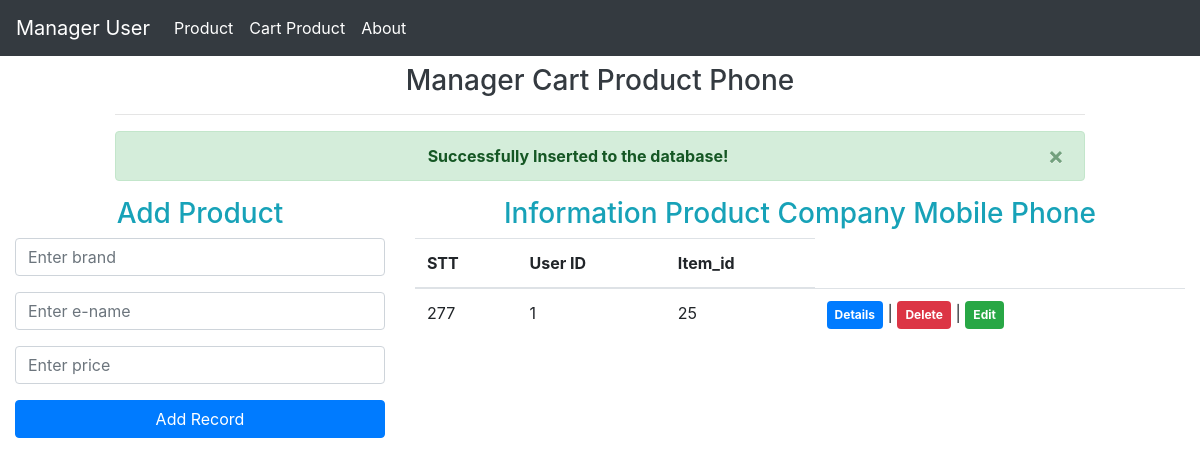
Page /admin/cart.php (signed in) on the committed database.
### tables this page shows
CREATE TABLE `cart` (
  `cart_id` int(11) NOT NULL,
  `user_id` int(11) NOT NULL,
  `item_id` int(11) NOT NULL
);

### admin/actionCart.php (called while the page is built, shortened)
<?php
	$update=false;
	$cart="";
	$user="";
	$item="";
?>

### admin/cart.php (the view, shortened to what this page needs)
<?php
  include 'actionCart.php';
?>
<!DOCTYPE html>
<html lang="en">
<head>
  <link rel="stylesheet" href="https://maxcdn.bootstrapcdn.com/bootstrap/4.1.3/css/bootstrap.min.css">
  <link rel="stylesheet" type="text/css" href="https://cdn.datatables.net/v/bs4/dt-1.10.18/datatables.min.css" />
</head>
<body>
  <nav class="navbar navbar-expand-md bg-dark navbar-dark">
    <a class="navbar-brand" href="index.php">Manager User</a>
    <div class="collapse navbar-collapse" id="collapsibleNavbar">
      <ul class="navbar-nav">
        <li class="nav-item active">
          <a class="nav-link" href="product.php">Product</a>
        </li>
        <li class="nav-item active">
          <a class="nav-link" href="cart.php">Cart Product</a>
        </li>
        <li class="nav-item active">
          <a class="nav-link" href="about.php">About</a>
        </li>
      </ul>
    </div>
  </nav>
  <div class="container-fluid">
    <div class="row justify-content-center">
      <div class="col-md-10">
        <h3 class="text-center text-dark mt-2">Manager Cart Product Phone</h3>
        <hr>
        <?php if (isset($_SESSION['response'])) { ?>
        <div class="alert alert-<?= $_SESSION['res_type']; ?> alert-dismissible text-center">
          <button type="button" class="close" data-dismiss="alert">&times;</button>
          <b><?= $_SESSION['response']; ?></b>
        </div>
        <?php } unset($_SESSION['response']); ?>
      </div>
    </div>
    <div class="row">
      <div class="col-md-4">
        <h3 class="text-center text-info">Add Product</h3>
        <form action="actionCart.php" method="post" enctype="multipart/form-data">
          <div class="form-group">
            <input type="text" name="cart" value="<?= $cart; ?>" class="form-control" placeholder="Enter brand" required>
          </div>
          <div class="form-group">
            <input type="text" name="user" value="<?= $user; ?>" class="form-control" placeholder="Enter e-name" required>
          </div>
          <div class="form-group">
            <input type="number" name="item" value="<?= $item; ?>" class="form-control" placeholder="Enter price" required>
          </div>
          <div class="form-group">
            <?php if ($update == true) { ?>
            <input type="submit" name="update" class="btn btn-success btn-block" value="Update Record">
            <?php } else { ?>
            <input type="submit" name="add" class="btn btn-primary btn-block" value="Add Record">
            <?php } ?>
          </div>
        </form>
      </div>
      <div class="col-md-8">
        <?php
          $query = 'SELECT * FROM cart';
          $stmt = $conn->prepare($query);
          $stmt->execute();
          $result = $stmt->get_result();
        ?>
        <h3 class="text-center text-info">Information Product Company Mobile Phone</h3>
        <table class="table table-hover" id="data-table">
          <thead>
            <tr>
              <th>STT</th>
              <th>User ID</th>
              <th>Item_id</th>
            </tr>
          </thead>
          <tbody>
            <?php while ($row = $result->fetch_assoc()) { ?>
            <tr>
              <td><?= $row['cart_id']; ?></td>
              <td><?= $row['user_id']; ?></td>
              <td><?= $row['item_id']; ?></td>
              <td>
                <a href="detailCart.php?details=<?= $row['cart_id']; ?>" class="badge badge-primary p-2">Details</a> |
                <a href="actionCart.php?delete=<?= $row['cart_id']; ?>" class="badge badge-danger p-2" onclick="return confirm('Do you want delete this record?');">Delete</a> |
                <a href="Cart.php?edit=<?= $row['cart_id']; ?>" class="badge badge-success p-2">Edit</a>
              </td>
            </tr>
            <?php } ?>
          </tbody>
        </table>
      </div>
    </div>
  </div>
</body>
</html>

### rows in the picture
cart: cart_id "277", user "1", item "25"

### other values in the picture
$_SESSION['response'] "Successfully Inserted to the database!"
